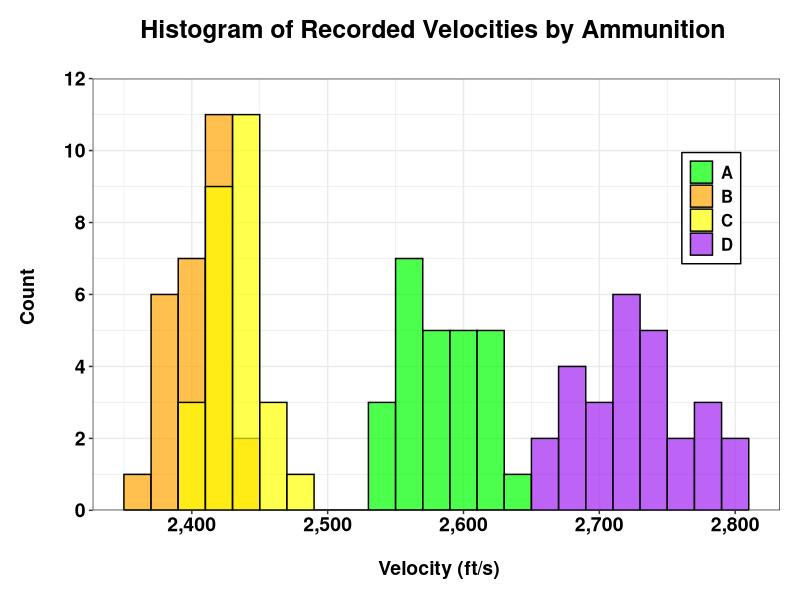
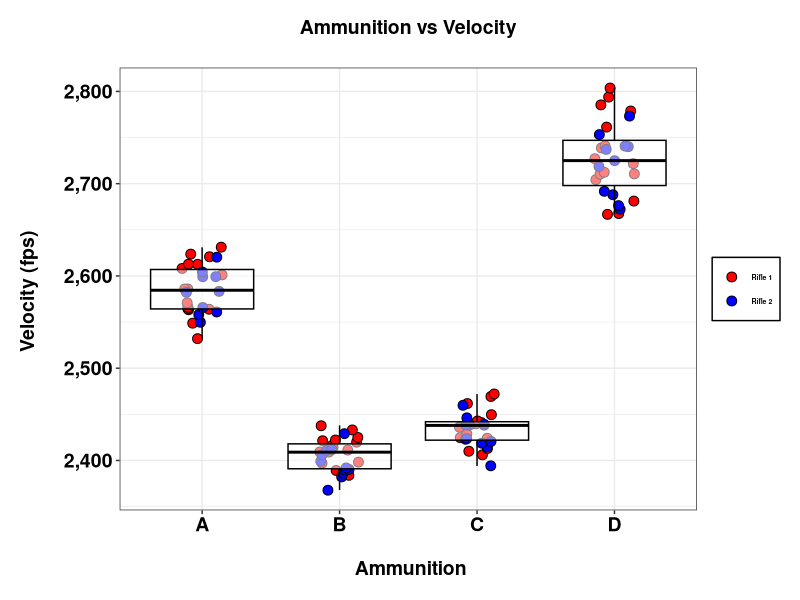
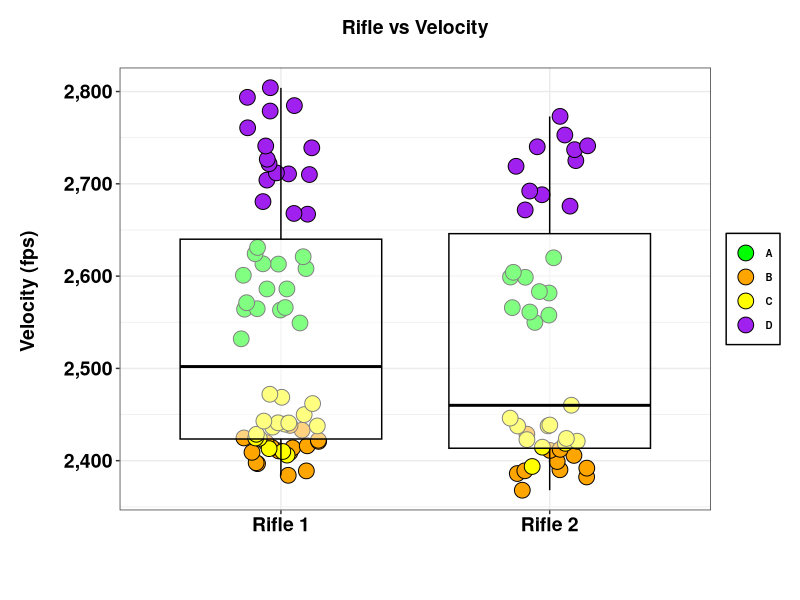
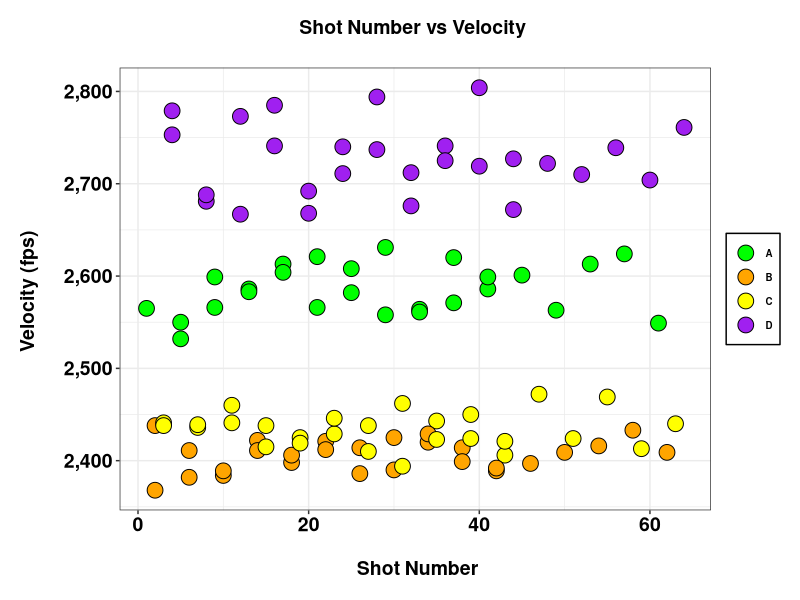
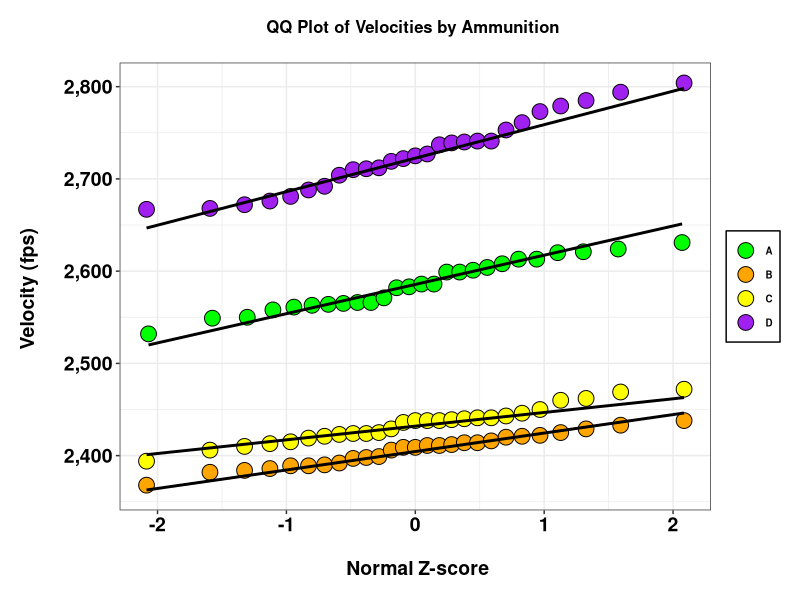

R code for these plots, in order:
library(tidyverse); library(scales)

vel <- read.csv('velocity.csv', header = T)
vel$rfl <- as.factor(vel$rfl)
vel$rfl <- recode(vel$rfl, '1' = 'Rifle 1', '2' = 'Rifle 2')

ggplot(vel, aes(x = vel, fill = amo)) + 
  geom_histogram(binwidth = 20, aes(fill = amo), 
                 color = 'black', alpha = 0.7, 
                 position = 'identity') + 
  scale_fill_manual(values = c('green', 'orange', 'yellow', 'purple')) +
  scale_y_continuous(limits = c(0,12), breaks = seq(0, 14, by = 2),
                     expand = c(0,0)) +
  scale_x_continuous(label = comma) +
  ggtitle('Histogram of Recorded Velocities by Ammunition \n') +
  xlab('\n Velocity (ft/s)') +
  ylab('Count \n') +
  theme_bw() +
  theme(
    plot.title = element_text(color = 'black', face = 'bold', 
                              hjust = 0.5, size = 18),
    axis.title = element_text(color = 'black', face = 'bold', 
                              hjust = 0.5, size = 14),
    axis.text = element_text(color = 'black', face = 'bold', 
                             hjust = 0.5, size = 14),
    plot.margin = margin(c(.2,.2,.2,.2), unit = 'in'),
    legend.title = element_blank(),
    legend.text = element_text(color = 'black', face = 'bold', 
                               hjust = 0.5, size = 12),
    legend.background = element_rect(color = 'black'),
    legend.position = c(0.9, 0.7)
  )
  
  
  
p <- ggplot(vel, aes(amo, vel)) + 
  geom_jitter(width = .15, shape = 21, 
              aes(fill = rfl), size = 3) +
  scale_fill_manual(values = c('red', 'blue')) +
  geom_boxplot(fill = 'white', color = 'black', alpha = 0.5) +
  scale_y_continuous(label = comma) +
  ggtitle('Ammunition vs Velocity\n') +
  xlab('\n Ammunition') +
  ylab('Velocity (fps) \n') +
  theme_bw() +
  theme(
    plot.title = element_text(color = 'black', face = 'bold', 
                              hjust = 0.5, size = 14),
    axis.title = element_text(color = 'black', face = 'bold', 
                              hjust = 0.5, size = 14),
    axis.text = element_text(color = 'black', face = 'bold', 
                              hjust = 0.5, size = 14),
    plot.margin = margin(c(.2,.2,.2,.2), unit = 'in'),
    legend.title = element_blank(),
    legend.text = element_text(color = 'black', face = 'bold', 
                               hjust = 0.5, size = 5),
    legend.background = element_rect(color = 'black'),
    legend.position = "right" # c(0.95, 0.1)
  )
bmp(file="amo_vs_vel_boxplot.bmp",
    width=5, height=4, units="in", res=200)
p
dev.off()

p2 <- ggplot(vel, aes(rfl, vel)) + 
  geom_jitter(width = .15, shape = 21, 
              aes(fill = amo), size = 5) +
  scale_fill_manual(values = c('green', 'orange', 'yellow', 'purple')) + 
  geom_boxplot(fill = 'white', color = 'black', alpha = 0.5) +
  scale_y_continuous(label = comma) +
  ggtitle('Rifle vs Velocity\n') +
  xlab('\n ') +
  ylab('Velocity (fps) \n') +
  theme_bw() +
  theme(
    plot.title = element_text(color = 'black', face = 'bold', 
                              hjust = 0.5, size = 14),
    axis.title = element_text(color = 'black', face = 'bold', 
                              hjust = 0.5, size = 14),
    axis.text = element_text(color = 'black', face = 'bold', 
                             hjust = 0.5, size = 14),
    plot.margin = margin(c(.2,.2,.2,.2), unit = 'in'),
    legend.title = element_blank(),
    legend.text = element_text(color = 'black', face = 'bold', 
                               hjust = 0.5, size = 7),
    legend.background = element_rect(color = 'black'),
    legend.position = "right" #c(0.9, 0.7)
  )
bmp(file="rfl_vs_vel_boxplot.bmp",
    width=5, height=4, units="in", res=200)
p2
dev.off()

p3 <- ggplot(vel, aes(cnt, vel)) + 
  geom_point(shape = 21, 
              aes(fill = amo), size = 5) +
  scale_fill_manual(values = c('green', 'orange', 'yellow', 'purple')) +
  scale_y_continuous(label = comma) +
  ggtitle('Shot Number vs Velocity \n') +
  xlab('\n Shot Number') +
  ylab('Velocity (fps) \n') +
  theme_bw() +
  theme(
    plot.title = element_text(color = 'black', face = 'bold', 
                              hjust = 0.5, size = 14),
    axis.title = element_text(color = 'black', face = 'bold', 
                              hjust = 0.5, size = 14),
    axis.text = element_text(color = 'black', face = 'bold', 
                             hjust = 0.5, size = 14),
    plot.margin = margin(c(.2,.2,.2,.2), unit = 'in'),
    legend.title = element_blank(),
    legend.text = element_text(color = 'black', face = 'bold', 
                               hjust = 0.5, size = 7),
    legend.background = element_rect(color = 'black'),
    legend.position = "right" # c(0.95, 0.6)
  )

bmp(file="sht_num_vs_vel.bmp",
    width=5, height=4, units="in", res=200)
p3
dev.off()

p_qq <- ggplot(vel, aes(sample = vel, fill = amo)) + 
  geom_qq(shape = 21, size = 5, col = 'black') + 
  scale_fill_manual(values = c('green', 'orange', 'yellow', 'purple')) +
  geom_qq_line(size = 1) +
  scale_y_continuous(label = comma) +
  ggtitle('QQ Plot of Velocities by Ammunition \n') +
  xlab('\n Normal Z-score') +
  ylab('Velocity (fps) \n') +
  theme_bw() +
  theme(
    plot.title = element_text(color = 'black', face = 'bold', 
                              hjust = 0.5, size = 12),
    axis.title = element_text(color = 'black', face = 'bold', 
                              hjust = 0.5, size = 14),
    axis.text = element_text(color = 'black', face = 'bold', 
                             hjust = 0.5, size = 14),
    plot.margin = margin(c(.2,.2,.2,.2), unit = 'in'),
    legend.title = element_blank(),
    legend.text = element_text(color = 'black', face = 'bold', 
                               hjust = 0.5, size = 7),
    legend.background = element_rect(color = 'black'),
    legend.position = "right" #c(0.1, 0.85)
  )

bmp(file="vel_qq_amo.bmp",
    width=5, height=4, units="in", res=200)
p_qq
dev.off()

# shapiro wilk test on each factor
do.call("rbind", 
        with(vel, 
             tapply(vel, 
                    amo,
                    function(x) unlist(shapiro.test(x)[c("statistic", 
                                                         "p.value")]))))

mod <- aov(vel ~ rfl + amo * cnt , data = vel)
# Tukey test HSD
# tukey.test <- TukeyHSD(mod)
# plot(tukey.test)
# marginal <- lsmeans::lsmeans(mod, pairwise ~ amo, adjust = 'tukey')


